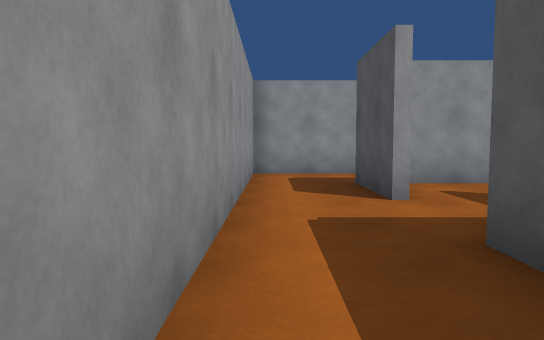
View 1 (above)

16 first-person views from a walk through a Unity game level. The camera is 1.2 m above the floor, tilts 4° down and sees 70° across. The floor is counted in squares, 1.8 m on a side. Each view is taken from the middle of a square. On the plan, view 1 faces up. The plan holds only what a view shows up to about 11 squares ahead; the rest is blank. The place goes on beyond the plan. The player character is not drawn.

View 2
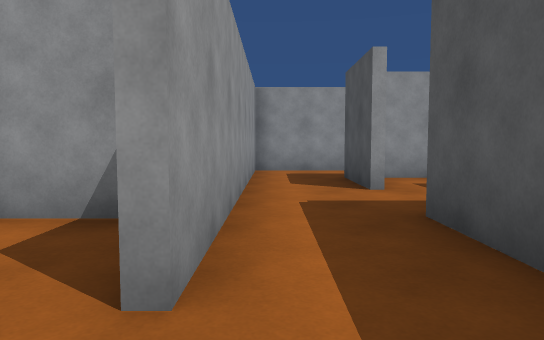

View 3
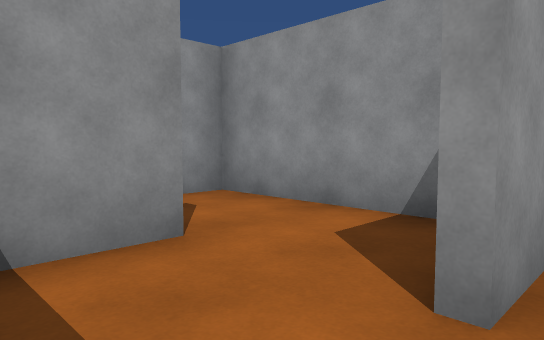

View 4
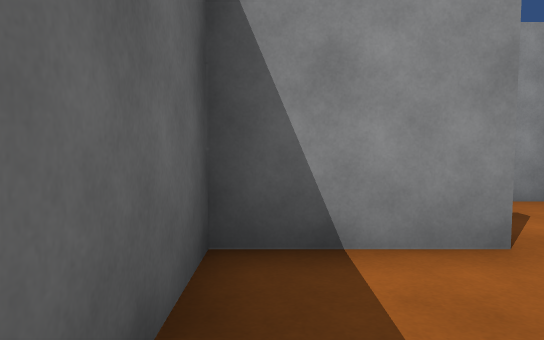

View 5
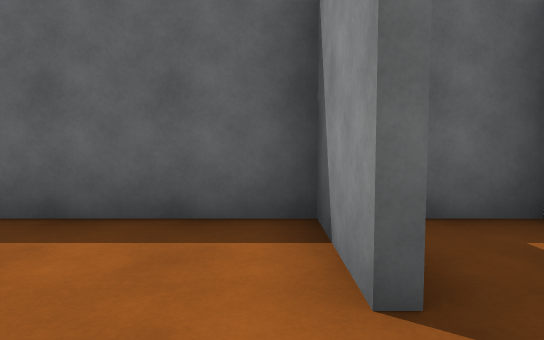

View 6
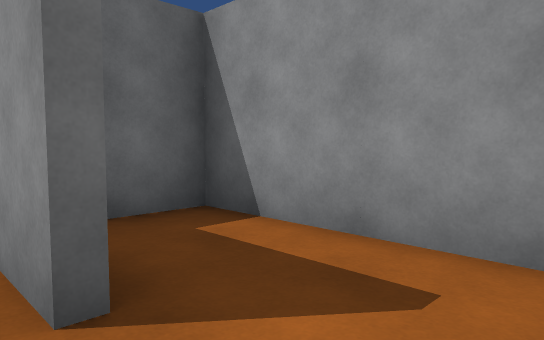

View 7
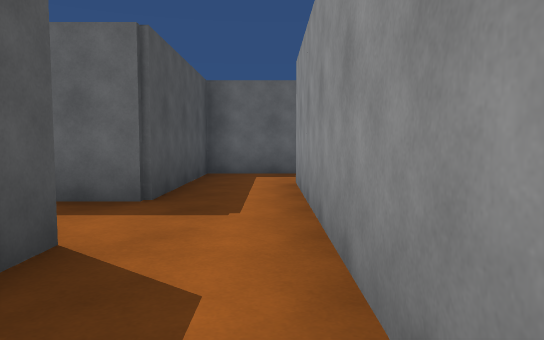

View 8
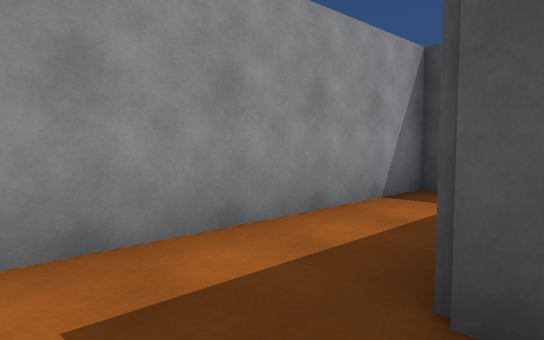

View 9
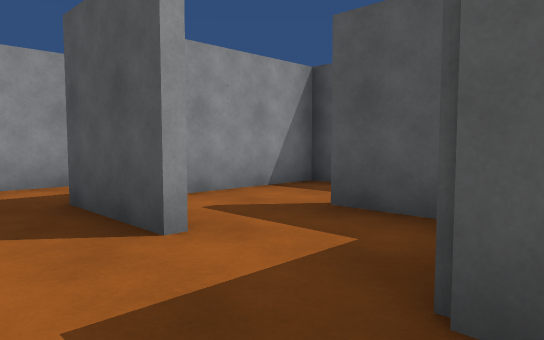

View 10
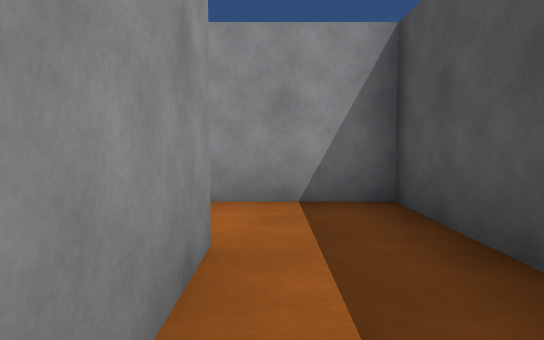

View 11
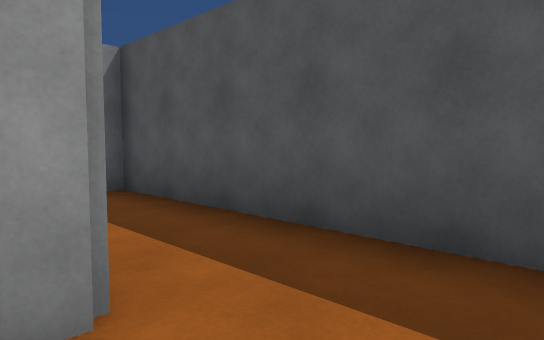

View 12
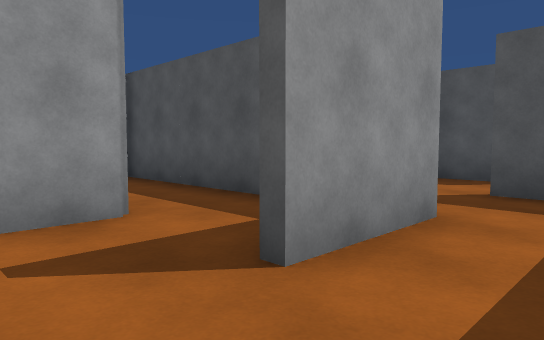

View 13
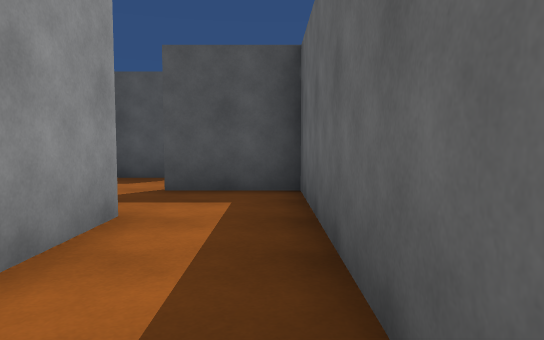

View 14
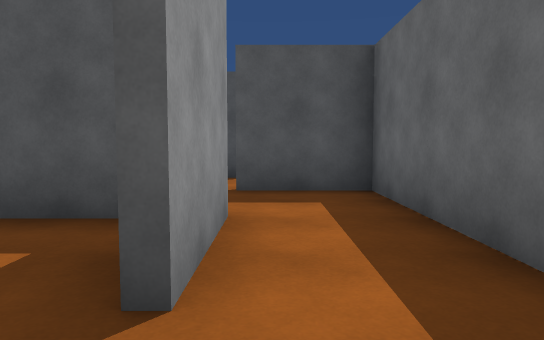

View 15
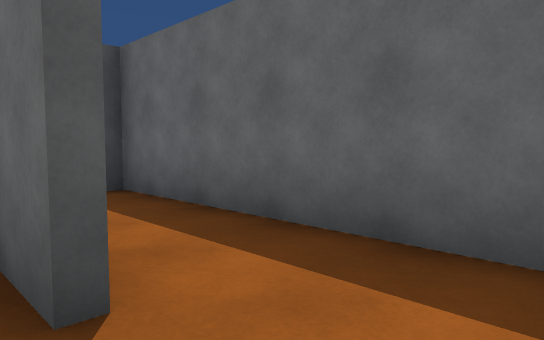

View 16
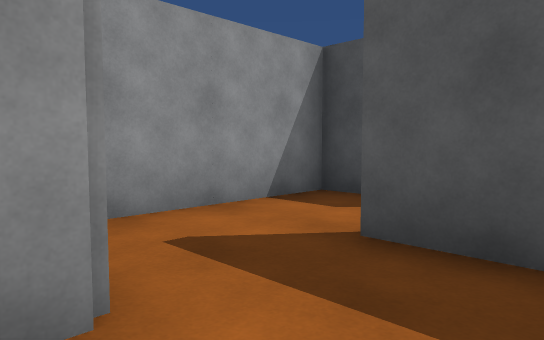

### Floor plan
Ten units are one square. View 1 is at (0, 0); x grows to the right and y downward. Boxes are objects, and circles mark ways between rooms. Rooms are numbered by the first view taken in them; rooms with no view inside come last. Other rooms are left out.
<svg viewBox="-49 -89 128 108">
<path fill="none" stroke="#000" d="M-4 -45 -4 -5M-14 14 14 14 14 -26M-24 -6 -24 14 -14 14M-12 -24 -24 -24M14 -44 14 -66M55 -84 -4 -84 -4 -45M36 -45 36 -24 25 -24M35 -32 35 -45M14 -26 25 -26M54 -12 54 -64 21 -64M34 -5 45 -5M24 14 34 14M56 -4 35 -4M74 -24 62 -24M34 14 74 14 74 -5M-24 -24 -44 -24 -44 14 -32 14"/>
<circle cx="-10" cy="5" r="3" fill="#2a7"/>
<circle cx="0" cy="-50" r="3" fill="#2a7"/>
<circle cx="20" cy="-40" r="3" fill="#2a7"/>
<circle cx="-30" cy="-15" r="3" fill="#2a7"/>
<circle cx="30" cy="-20" r="3" fill="#2a7"/>
<circle cx="45" cy="5" r="3" fill="#2a7"/>
<text x="0" y="-20">1</text>
<text x="-20" y="-10">2</text>
<text x="10" y="-70">3</text>
<text x="40" y="-40">4</text>
<text x="20" y="0">5</text>
<text x="60" y="0">6</text>
<text x="-40" y="-10">7</text>
</svg>
Room 1 opens to room 2. Room 1 opens to room 3. Room 1 opens to room 4. Room 2 opens to room 7. Room 4 opens to room 5. Room 5 opens to room 6.

Where each view was taken, in squares from view 1:
view 1: 0 up, 0 right, facing up
view 2: 1 down, 0 right, facing up
view 3: 1 down, 0 right, facing up-left
view 4: 1 down, 0 right, facing left
view 5: 2 up, 2 left, facing down
view 6: 2 up, 2 left, facing down-left
view 7: 7 up, 0 right, facing down
view 8: 6 up, 0 right, facing up-right
view 9: 2 up, 0 right, facing up-right
view 10: 2 up, 4 right, facing up
view 11: 1 up, 3 right, facing up-right
view 12: 1 down, 2 right, facing up-right
view 13: 1 down, 2 right, facing right
view 14: 0 up, 2 right, facing right
view 15: 1 up, 2 right, facing down-right
view 16: 1 down, 5 right, facing up-right
